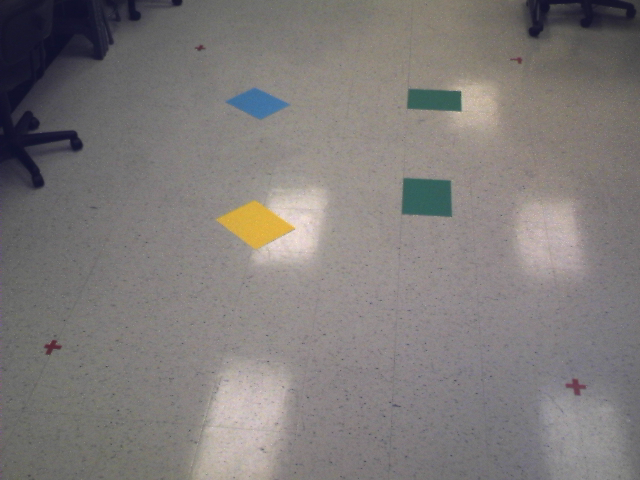
%> input picture images/im.png, 640 x 480 px
$ octave kmeans_segmentation.m   (GNU Octave 9; MATLAB toolbox functions it lacks are replaced by stand-ins)
%> lines starting %> are read from the running program, lines starting %| are printed output that depends on the picture

% read in the basic field picture
img = imread('./images/im.png');imshow(img)
%> further down, img is the input picture: size 480x640x3 uint8; mean R, G, B 127.2, 122.8, 121.4

% read in the field picture with obstacles
img = imread('./images/imobstacle.png');imshow(img)
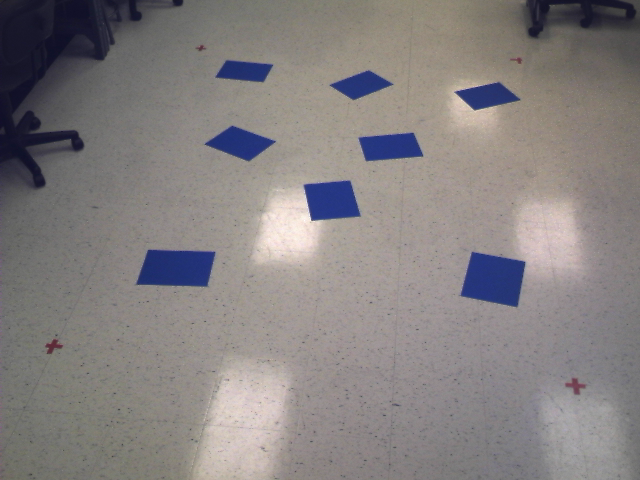
%> input picture images/imobstacle.png, 640 x 480 px
%> further down, img is the input picture: size 480x640x3 uint8; mean R, G, B 133.2, 128.2, 128.1

% increase the saturation
hsv = rgb2hsv(img);
%> hsv: size 480x640x3 double; mean H, S, V 0.288, 0.115, 0.539
hsv(:, :, 2) = hsv(:, :, 2) * 2; % 100% more saturation
%> hsv: size 480x640x3 double; mean H, S, V 0.288, 0.229, 0.539
img = hsv2rgb(hsv);
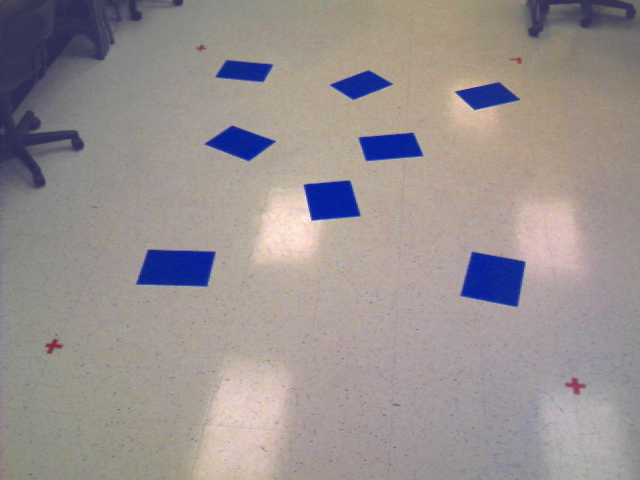
%> img: size 480x640x3 double; mean R, G, B 0.505, 0.466, 0.465; drawn with min black and max white

% apply a three dimensional gaussian filter
%> (the run ends here)
